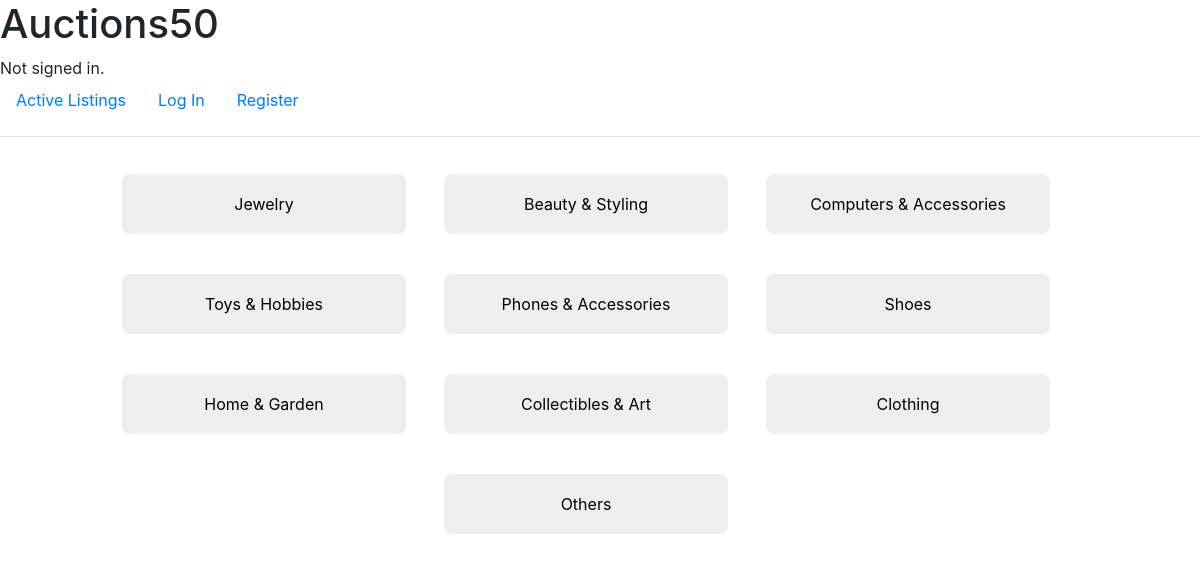
The page /categories on the database its author committed.
### auctions/models.py (models this page shows, shortened)
class Category(models.Model):
    category = models.CharField(max_length=30)

### auctions/views.py (the view)
def show_categories(request):
    category_list = Category.objects.filter()
    return render(
        request,
        "auctions/categories.html",
        {
            "categories": category_list,
        },
    )

### auctions/templates/auctions/categories.html (shortened to what this page needs)
{% extends 'auctions/layout.html' %}
{% load static %}
{% load humanize %}
{% block link %}
<link rel="stylesheet" href="{% static 'auctions/listing.css' %}">
{% endblock %}
{% block body %}
<div class="container">
    <div class="row d-flex flex-row d-flex justify-content-center">
        {% for category in categories %}
        <div class="col-sm-2 col-lg-3 category-container">
            <a href="{% url 'show_category_listing' category.id %}">{{category.category}}</a>
        </div>
        {% endfor %}
    </div>
</div>
{% endblock %}

### auctions/templates/auctions/layout.html (shortened to what this page needs)
{% load static %}
<!DOCTYPE html>
<html lang="en">
<head>
    <link rel="stylesheet" href="https://stackpath.bootstrapcdn.com/bootstrap/4.4.1/css/bootstrap.min.css"
>
    <link href="{% static 'auctions/styles.css' %}" rel="stylesheet">
    {% block link %}
    {% endblock %}
</head>
<body>
    <h1>Auctions50</h1>
    <div>
        {% if user.is_authenticated %}
        Signed in as <strong>{{ user.username }}</strong>.
        {% else %}
        Not signed in.
        {% endif %}
    </div>
    <ul class="nav">
        <li class="nav-item">
            <a class="nav-link" href="{% url 'index' %}">Active Listings</a>
        </li>
        {% if user.is_authenticated %}
        <li class="nav-item">
            <a class="nav-link" href="{% url 'create_listing' %}">Create Listing</a>
        </li>
        <li class="nav-item">
            <a class="nav-link" href="{% url 'show_listing' %}">My Listings</a>
        </li>
        <li class="nav-item">
            <a class="nav-link" href="{% url 'show_watchlist' %}">My Watchlist</a>
        </li>
        <li class="nav-item">
            <a class="nav-link" href="{% url 'show_categories' %}">Categories</a>
        </li>
        <li class="nav-item">
            <a class="nav-link" href="{% url 'logout' %}">Log Out</a>
        </li>
        {% else %}
        <li class="nav-item">
            <a class="nav-link" href="{% url 'login' %}">Log In</a>
        </li>
        <li class="nav-item">
            <a class="nav-link" href="{% url 'register' %}">Register</a>
        </li>
        {% endif %}
    </ul>
    <hr>
    {% block body %}
    {% endblock %}
</body>
</html>

### auctions/static/auctions/styles.css (style rules this page uses)
* { margin:1px; padding: 1px; }
.container { margin: 1px; padding: 1px; }

### auctions/static/auctions/listing.css (style rules this page uses)
* { margin: 0px; padding: 0px; }
.category-container { padding: 10px 4px !important; margin: 10px 0px 10px 30px; text-align: center; justify-content: center !important; }
.category-container a { padding: 18px 5px !important; text-align: center; width: 100%; display: inline-block; color: black; background-color: #eee; border-radius: 8px; }

### rows shown on the page
Category: category "Jewelry"
Category: category "Beauty & Styling"
Category: category "Computers & Accessories"
Category: category "Toys & Hobbies"
Category: category "Phones & Accessories"
Category: category "Shoes"
Category: category "Home & Garden"
Category: category "Collectibles & Art"
Category: category "Clothing"
Category: category "Others"
